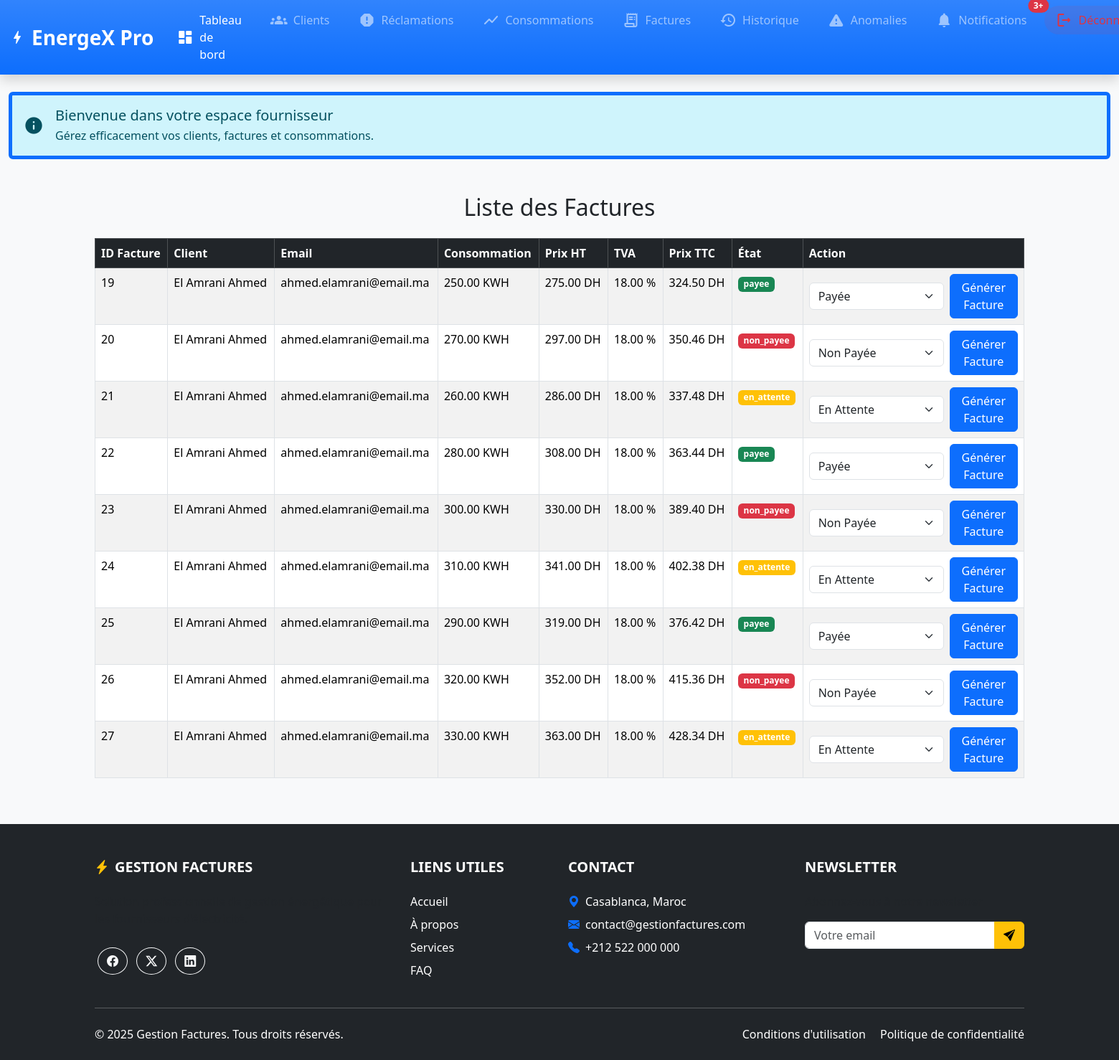
The app's page /IHM/fournisseur/factures-fournisseur.php with its own data.
### tables this page shows
CREATE TABLE IF NOT EXISTS `factures` (
  `facture_id` int NOT NULL AUTO_INCREMENT,
  `client_id` int NOT NULL,
  `consommation_id` int NOT NULL,
  `prix_ht` decimal(10,2) NOT NULL,
  `tva` decimal(5,2) NOT NULL DEFAULT '18.00',
  `prix_ttc` decimal(10,2) GENERATED ALWAYS AS ((`prix_ht` + ((`prix_ht` * `tva`) / 100))) STORED,
  `etat` enum('payee','non_payee','en_attente') DEFAULT 'en_attente',
  `created_at` timestamp NULL DEFAULT CURRENT_TIMESTAMP,
  `updated_at` timestamp NULL DEFAULT CURRENT_TIMESTAMP ON UPDATE CURRENT_TIMESTAMP,
  PRIMARY KEY (`facture_id`),
  KEY `consommation_id` (`consommation_id`),
  KEY `idx_facture_client` (`client_id`)
);

CREATE TABLE IF NOT EXISTS `clients` (
  `client_id` int NOT NULL AUTO_INCREMENT,
  `nom` varchar(100) NOT NULL,
  `prenom` varchar(100) NOT NULL,
  `adresse` varchar(255) NOT NULL,
  `email` varchar(100) NOT NULL,
  `mot_de_passe` varchar(255) NOT NULL,
  `created_at` timestamp NULL DEFAULT CURRENT_TIMESTAMP,
  `updated_at` timestamp NULL DEFAULT CURRENT_TIMESTAMP ON UPDATE CURRENT_TIMESTAMP,
  PRIMARY KEY (`client_id`),
  UNIQUE KEY `email` (`email`)
);

CREATE TABLE IF NOT EXISTS `consommations_mensuelles` (
  `consommation_id` int NOT NULL AUTO_INCREMENT,
  `client_id` int NOT NULL,
  `mois` tinyint NOT NULL,
  `annee` year NOT NULL,
  `consommation` decimal(10,2) NOT NULL,
  `photo_compteur` varchar(255) NOT NULL,
  `created_at` timestamp NULL DEFAULT CURRENT_TIMESTAMP,
  `updated_at` timestamp NULL DEFAULT CURRENT_TIMESTAMP ON UPDATE CURRENT_TIMESTAMP,
  PRIMARY KEY (`consommation_id`),
  UNIQUE KEY `client_id` (`client_id`,`mois`,`annee`),
  KEY `idx_client_conso` (`client_id`,`annee`,`mois`)
);

### BD/DBConnection.php (called while the page is built, shortened)
<?php
class DBConnection {
    private static $instance = null;
    private $conn;
    private $host = 'localhost';
    private $dbname = 'assia';
    private $username = 'root';
    private $password = '';
    private $charset = 'utf8mb4';
    private $port = 3306;
    private function __construct() {
        try {
            $dsn = "mysql:host={$this->host};dbname={$this->dbname};charset={$this->charset};port={$this->port}";
            $options = [
                PDO::ATTR_ERRMODE => PDO::ERRMODE_EXCEPTION,
                PDO::ATTR_DEFAULT_FETCH_MODE => PDO::FETCH_ASSOC,
                PDO::ATTR_EMULATE_PREPARES => false,
            ];
            $this->conn = new PDO($dsn, $this->username, $this->password, $options);
        } catch (PDOException $e) {
            die("Erreur de connexion à la base de données: " . $e->getMessage());
        }
    }
    public static function getInstance() {
        if (self::$instance === null) {
            self::$instance = new self();
        }
        return self::$instance;
    }
    public function getConnection() {
        return $this->conn;
    }
}
?>

### Traitement/fournisseurs/facture.php (called while the page is built, shortened)
<?php
require_once '../../BD/FactureModel.php';
$factureModel = new FactureModel();
$factures = $factureModel->getAllFactures();
?>

### BD/FactureModel.php (called while the page is built, shortened)
<?php
require_once 'DBConnection.php';
class FactureModel
{
    private $pdo;
    public function __construct()
    {
        $this->pdo = DBConnection::getInstance()->getConnection();
    }
    public function getAllFactures()
    {
        $sql = "SELECT f.facture_id, f.client_id, f.consommation_id, f.prix_ht, f.tva, f.prix_ttc,
                           f.etat, f.created_at, f.updated_at,
                           cl.nom, cl.prenom, cl.email,
                           cm.mois, cm.annee, cm.consommation, cm.photo_compteur
                    FROM factures f
                    JOIN clients cl ON f.client_id = cl.client_id
                    JOIN consommations_mensuelles cm ON f.consommation_id = cm.consommation_id
                    ORDER BY f.created_at DESC";
        $stmt = $this->pdo->query($sql);
        return $stmt->fetchAll(PDO::FETCH_ASSOC);
    }
}

### IHM/fournisseur/factures-fournisseur.php (the view, shortened to what this page needs)
<?php
require('../../Traitement/fournisseurs/facture.php');
$factures = $factureModel->getAllFactures();
?>
<!DOCTYPE html>
<html lang="fr">
<head>
    <link href="https://cdn.jsdelivr.net/npm/bootstrap@5.3.0/dist/css/bootstrap.min.css" rel="stylesheet">
</head>
<body>
    <?php include '..\includes\header-fournisseur.php'; ?>
    <div class="container my-5">
        <h2 class="text-center mb-4">Liste des Factures</h2>
        <div class="table-responsive">
            <table class="table table-striped table-bordered">
                <thead class="table-dark">
                    <tr>
                        <th>ID Facture</th>
                        <th>Client</th>
                        <th>Email</th>
                        <th>Consommation</th>
                        <th>Prix HT</th>
                        <th>TVA</th>
                        <th>Prix TTC</th>
                        <th>État</th>
                        <th>Action</th>
                    </tr>
                </thead>
                <tbody>
                    <?php foreach ($factures as $facture) : ?>
                        <tr>
                            <td><?= $facture['facture_id'] ?></td>
                            <td><?= htmlspecialchars($facture['nom'] . ' ' . $facture['prenom']) ?></td>
                            <td><?= htmlspecialchars($facture['email']) ?></td>
                            <td><?= htmlspecialchars($facture['consommation']) ?> KWH</td>
                            <td><?= htmlspecialchars($facture['prix_ht']) ?> DH</td>
                            <td><?= htmlspecialchars($facture['tva']) ?> %</td>
                            <td><?= htmlspecialchars($facture['prix_ttc']) ?> DH</td>
                            <td>
                                <span class="badge bg-<?= $facture['etat'] == 'payee' ? 'success' : ($facture['etat'] == 'non_payee' ? 'danger' : 'warning') ?>">
                                    <?= htmlspecialchars($facture['etat']) ?>
                                </span>
                            </td>
                            <td>
                                <div class="d-flex align-items-center">
                                    <select class="form-select me-2 etat-select" data-id="<?= $facture['facture_id'] ?>">
                                        <option value="payee" <?= $facture['etat'] == 'payee' ? 'selected' : '' ?>>Payée</option>
                                        <option value="non_payee" <?= $facture['etat'] == 'non_payee' ? 'selected' : '' ?>>Non Payée</option>
                                        <option value="en_attente" <?= $facture['etat'] == 'en_attente' ? 'selected' : '' ?>>En Attente</option>
                                    </select>
                                    <button class="btn btn-primary generate-pdf" data-id="<?= $facture['facture_id'] ?>">Générer Facture</button>
                                </div>
                            </td>
                        </tr>
                    <?php endforeach; ?>
                </tbody>
            </table>
        </div>
    </div>
    <?php include '..\includes\footer-fournisseur.php'; ?>
</body>
</html>

### records on screen
factures: facture_id "19", client.prenom "El Amrani Ahmed", client.email "ahmed.elamrani@email.ma", consommation.consommation "250.00", prix_ht "275.00", tva "18.00", prix_ttc "324.50", etat "payee", etat+facture_id "Payée"
factures: facture_id "20", client.prenom "El Amrani Ahmed", client.email "ahmed.elamrani@email.ma", consommation.consommation "270.00", prix_ht "297.00", tva "18.00", prix_ttc "350.46", etat "non_payee", etat+facture_id "Non Payée"
factures: facture_id "21", client.prenom "El Amrani Ahmed", client.email "ahmed.elamrani@email.ma", consommation.consommation "260.00", prix_ht "286.00", tva "18.00", prix_ttc "337.48", etat "en_attente", etat+facture_id "En Attente"
factures: facture_id "22", client.prenom "El Amrani Ahmed", client.email "ahmed.elamrani@email.ma", consommation.consommation "280.00", prix_ht "308.00", tva "18.00", prix_ttc "363.44", etat "payee", etat+facture_id "Payée"
factures: facture_id "23", client.prenom "El Amrani Ahmed", client.email "ahmed.elamrani@email.ma", consommation.consommation "300.00", prix_ht "330.00", tva "18.00", prix_ttc "389.40", etat "non_payee", etat+facture_id "Non Payée"
factures: facture_id "24", client.prenom "El Amrani Ahmed", client.email "ahmed.elamrani@email.ma", consommation.consommation "310.00", prix_ht "341.00", tva "18.00", prix_ttc "402.38", etat "en_attente", etat+facture_id "En Attente"
factures: facture_id "25", client.prenom "El Amrani Ahmed", client.email "ahmed.elamrani@email.ma", consommation.consommation "290.00", prix_ht "319.00", tva "18.00", prix_ttc "376.42", etat "payee", etat+facture_id "Payée"
factures: facture_id "26", client.prenom "El Amrani Ahmed", client.email "ahmed.elamrani@email.ma", consommation.consommation "320.00", prix_ht "352.00", tva "18.00", prix_ttc "415.36", etat "non_payee", etat+facture_id "Non Payée"
factures: facture_id "27", client.prenom "El Amrani Ahmed", client.email "ahmed.elamrani@email.ma", consommation.consommation "330.00", prix_ht "363.00", tva "18.00", prix_ttc "428.34", etat "en_attente", etat+facture_id "En Attente"
